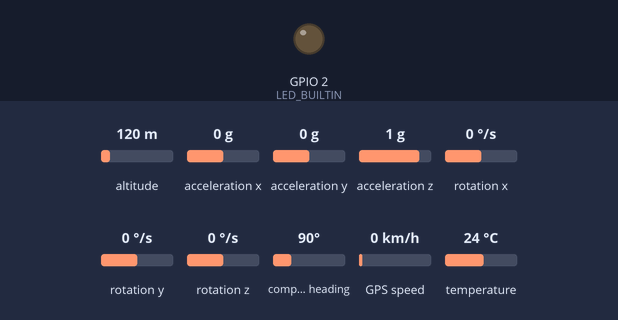
This sketch was run on a simulated ESP32. On the bench: output pins drawn as LEDs (lit = HIGH). Dashed ring = blinking. The test bench sets the inputs (shaded band); at power-on: acceleration z 1 g, altitude 120 m, acceleration x 0 g, acceleration y 0 g, rotation x 0 °/s, rotation y 0 °/s, rotation z 0 °/s, compass heading 90°, GPS speed 0 km/h, temperature 24 °C. WiFi joins after 1.5 s; servers stay silent unless stated; the GPS gets a fix after 3 s at 37.7749, -122.4194 with 8 satellites; no MQTT or app messages arrive unless stated; what the sketch prints to the serial monitor is not drawn.

Above: at 5.4 s.
5.5 s: acceleration z set to 0.1 g
10.3 s: acceleration z set to -0.2 g
At 13.5 s:
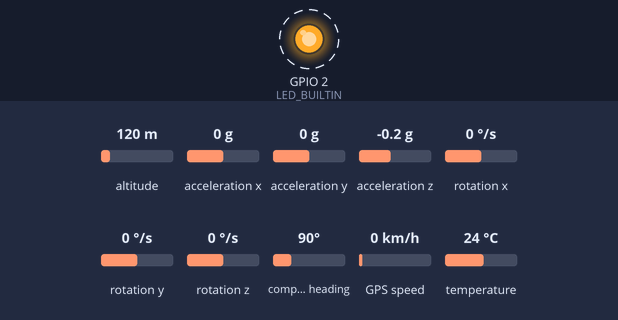
Timing chart, 0 to 28.4 s (numbered marks = the images above; inputs shaded):
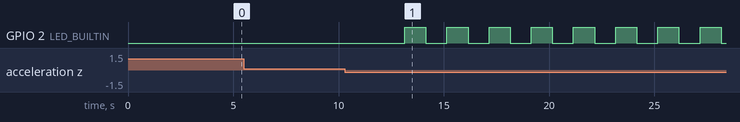

The sketch:

project_14_v4.ino
```cpp
#include "project_14_mpu6050.h"
#include "project_14_neo_6m.h"
#include "mqtt_server.h"
#ifndef __WIRE_H__
#define __WIRE_H__
#endif

void setup_mqtt(void);
//void setup_mqtt();
void setup_wifi();
void callback(char* , byte* , unsigned int );
void reconnect();

void setup(void){
  uint32_t delayzz = 1000; // Delay between changing state on LED pin
  setup_mpu6050();
  setup_neo_6m();
  xTaskCreate(loop_mpu6050,"accelerometer",4032,NULL,2,NULL);
  setup_mqtt();
  xTaskCreate(loop_neo_6m,"GPS",4032,NULL,2,NULL);
  loop();
}

void loop(){
  while(1){
    if (!client.connected()) {
      reconnect();
    }

    client.loop();

    long now = millis();
    if (now - lastMsg > 5000) {
      lastMsg = now;

      if(accident==1){
        char lat[8], lon[8];
        dtostrf(latitude, 1, 2, lat);
        dtostrf(longitude, 1, 2, lon);
        client.publish("project_14/latitude", lat);
        client.publish("project_14/longitude", lon);
        Serial.print("publishing data at topic project/latitude as ");
        Serial.print(latitude);
        Serial.print("publishing data at topic project/longitude as ");
        Serial.print(longitude);

        client.publish("project_14/accident", accidentz);
        Serial.print("publishing data at topic project/accident as Accident Detected!");
      }
      else{
        char accX_c[8], accY_c[8], accZ_c[8];
        // Convert the value to a char array
        dtostrf(accX, 1, 2, accX_c);
        dtostrf(accY, 1, 2, accY_c);
        dtostrf(accZ, 1, 2, accZ_c);
        //debugging
        Serial.print("publiishing at topic project_14_x ");
        Serial.print(accX_c);
        Serial.print("publiishing at topic project_14_y ");
        Serial.print(accX_c);
        Serial.print("publiishing at topic project_14_z ");
        Serial.print(accX_c);
        Serial.println("");
        //mqtt
        client.publish("project_14/x", accX_c);
        client.publish("project_14/y", accY_c);
        client.publish("project_14/z", accZ_c);
      }
    }
  }
}

void setup_mqtt(){
  Serial.begin(115200);
  setup_wifi();
  client.setServer(mqtt_server, 1883);
  client.setCallback(callback);
}

void setup_wifi() {
  //debugging
  delay(10);
  Serial.println();
  Serial.print("Connecting to ");
  Serial.println(ssid);

  //wifi setup
  WiFi.begin(ssid, password);
  while (WiFi.status() != WL_CONNECTED) {
    delay(500);
    Serial.print(".");
  }
  //debugging
  Serial.println("");
  Serial.println("WiFi connected");
  Serial.println("IP address: ");
  Serial.println(WiFi.localIP());
}

void callback(char* topic, byte* message, unsigned int length) {
  //debugging
  Serial.print("Message arrived on topic: ");
  Serial.print(topic);
  Serial.print(". Message: ");

  String messageTemp;
  for (int i = 0; i < length; i++) {
    Serial.print((char)message[i]);
    messageTemp += (char)message[i];
  }
  Serial.println();

  if (String(topic) == "esp32/output") {
    Serial.print("Changing output to ");
    if(messageTemp == "on"){
      Serial.println("on");
      //digitalWrite(ledPin, HIGH);
    }
    else if(messageTemp == "off"){
      Serial.println("off");
      //digitalWrite(ledPin, LOW);
    }
  }
}

void reconnect() {
  // Loop until we're reconnected
  while (!client.connected()) {
    Serial.print("Attempting MQTT connection...");
    // Attempt to connect
    if (client.connect("ESP8266Client")) {
      Serial.println("connected");
      // Subscribe
      client.subscribe("esp32/output");
    } else {
      Serial.print("failed, rc=");
      Serial.print(client.state());
      Serial.println(" try again in 5 seconds");
      // Wait 5 seconds before retrying
      delay(5000);
    }
  }
}
```

mqtt_server.h
```cpp
#include <WiFi.h>
#include <PubSubClient.h>

const char* ssid = "project14";
const char* password = "project14";
const char* mqtt_server = "10.42.0.1";
/*
#include <esp_wifi.h>
const char* ssid = "acts ";
const char* password = "";
const char* mqtt_server = "192.168.43.161";
uint8_t newMACAddress[] = {0xf4, 0x96, 0x34, 0x9d, 0xe2, 0x66};
*/

WiFiClient espClient;
PubSubClient client(espClient);
long lastMsg = 0;
char msg[50];
int value = 0;
char accidentz[20]="Accident Detected!";
```

project_14_mpu6050.h
```cpp
#include <Adafruit_MPU6050.h>
#include <Adafruit_Sensor.h>
#include <Wire.h>

Adafruit_MPU6050 mpu;

#define accident_time 1000
#define LED_BUILTIN 2

float accX, accY, accZ;
extern uint8_t accident =0;

void setup_mpu6050(void) {
  pinMode (LED_BUILTIN, OUTPUT);
  Serial.begin(115200);
  /*accelerometer*/
  while (!Serial)
    delay(10); // will pause Zero, Leonardo, etc until serial console opens

  Serial.println("Adafruit MPU6050 test!");
  // Try to initialize!
  if (!mpu.begin()) {
    Serial.println("Failed to find MPU6050 chip");
    while (1) {
      delay(10);
    }
  }
  Serial.println("MPU6050 Found!");

  mpu.setAccelerometerRange(MPU6050_RANGE_8_G);
  Serial.print("Accelerometer range set to: ");
  switch (mpu.getAccelerometerRange()) {
  case MPU6050_RANGE_2_G:
    Serial.println("+-2G");
    break;
  case MPU6050_RANGE_4_G:
    Serial.println("+-4G");
    break;
  case MPU6050_RANGE_8_G:
    Serial.println("+-8G");
    break;
  case MPU6050_RANGE_16_G:
    Serial.println("+-16G");
    break;
  }
  mpu.setGyroRange(MPU6050_RANGE_500_DEG);
  Serial.print("Gyro range set to: ");
  switch (mpu.getGyroRange()) {
  case MPU6050_RANGE_250_DEG:
    Serial.println("+- 250 deg/s");
    break;
  case MPU6050_RANGE_500_DEG:
    Serial.println("+- 500 deg/s");
    break;
  case MPU6050_RANGE_1000_DEG:
    Serial.println("+- 1000 deg/s");
    break;
  case MPU6050_RANGE_2000_DEG:
    Serial.println("+- 2000 deg/s");
    break;
  }

  mpu.setFilterBandwidth(MPU6050_BAND_5_HZ);
  Serial.print("Filter bandwidth set to: ");
  switch (mpu.getFilterBandwidth()) {
  case MPU6050_BAND_260_HZ:
    Serial.println("260 Hz");
    break;
  case MPU6050_BAND_184_HZ:
    Serial.println("184 Hz");
    break;
  case MPU6050_BAND_94_HZ:
    Serial.println("94 Hz");
    break;
  case MPU6050_BAND_44_HZ:
    Serial.println("44 Hz");
    break;
  case MPU6050_BAND_21_HZ:
    Serial.println("21 Hz");
    break;
  case MPU6050_BAND_10_HZ:
    Serial.println("10 Hz");
    break;
  case MPU6050_BAND_5_HZ:
    Serial.println("5 Hz");
    break;
  }
  Serial.println("");
  delay(100);
}

void loop_mpu6050(void *pvParameters) {
  //Get new sensor events with the readings
  sensors_event_t a, g, temp;
  while(1){
    mpu.getEvent(&a, &g, &temp);
    //Debug Print out the values
    /*
    Serial.print("Acceleration X: ");
    Serial.print(a.acceleration.x);
    Serial.print(", Y: ");
    Serial.print(a.acceleration.y);
    Serial.print(", Z: ");
    Serial.print(a.acceleration.z);
    Serial.println(" m/s^2");
    Serial.print("Temperature: ");
    Serial.print(temp.temperature);
    Serial.println(" degC");
    Serial.println("");
    */
    delay(accident_time);

    //comparision
    accX = a.acceleration.x;
    accY = a.acceleration.y;
    accZ = a.acceleration.z;
    //if(accX>-11||accX<8.2||accY<-4||accY>15||accZ<0 ){
    delay(accident_time);
    if(accZ<0 ){
      mpu.getEvent(&a, &g, &temp);  //check new position
      while(accZ<0||accident==1){
        digitalWrite(LED_BUILTIN, HIGH);
        delay(1000);
        Serial.print("ACCIDENT!");
        accident=1;
        digitalWrite(LED_BUILTIN, LOW);
        delay(1000);
      }
    }
  }
}
```

project_14_neo_6m.h
```cpp
#include <TinyGPSPlus.h>
TinyGPSPlus gps;

float latitude,longitude;
void displayInfo();

void setup_neo_6m()
{
  Serial.begin(115200);
  Serial2.begin(115200);
  delay(3000);
}

void loop_neo_6m(void *pvParameters)
{
  Serial.println("GPS started");
  while(1){
    while (Serial2.available() > 0)
      if (gps.encode(Serial2.read()))
        displayInfo();

    if (millis() > 5000 && gps.charsProcessed() < 10){
      Serial.println(F("No GPS detected: check wiring."));
      while (true);
    }
  }
}

void displayInfo(){
  Serial.print(F("Location: "));
  if (gps.location.isValid()){
    /*
    Serial.print("Lat: ");
    Serial.print(gps.location.lat(), 6);
    Serial.print(F(","));
    Serial.print("Lng: ");
    Serial.print(gps.location.lng(), 6);
    Serial.println();
    */
  latitude=gps.location.lat();
  longitude=gps.location.lng();
  }
  else{
    Serial.print(F("Signal Weak!"));
    latitude=gps.location.lat();
  latitude=18.32;
  longitude=72.42;
  }
}
void updateSerial(){
  delay(500);
  while (Serial.available()){
    Serial2.write(Serial.read());
  }

  while (Serial2.available()){
    Serial.write(Serial2.read());
  }
}
```

Measured:
- the behaviour switches between 0 and -0.1 g on acceleration z (found by bisection; images 0 and 1)
- after the input at 5.5 s, every drawn part: stays the same
- after the input at 10.3 s, GPIO 2 (LED_BUILTIN): alternates HIGH for 1.0 s and LOW for 1.0 s, starting after 2.8 s
